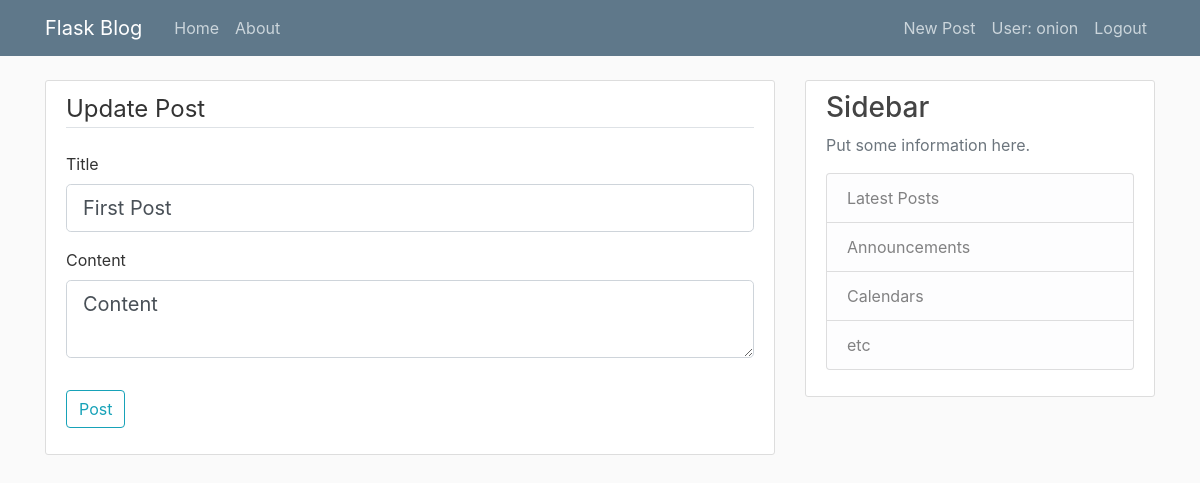
Screenshot of /post/1/update (signed in) with the database file from the repository.
### flaskblog/models.py (models this page shows, shortened)
class User(db.Model, UserMixin):      #Inherit from model and usermixin classes
	id = db.Column(db.Integer, primary_key=True)  #make id column
	username = db.Column(db.String(20), unique=True, nullable=False)
	email = db.Column(db.String(120), unique=True, nullable=False)
	image_file = db.Column(db.String(20), nullable=False, default='default.jpg')  #profile pic
	password = db.Column(db.String(60), nullable=False)
	posts = db.relationship('Post', backref='author', lazy=True) #def many one relation for user

class Post(db.Model):                  #Table for Posts
	id = db.Column(db.Integer, primary_key=True)
	title = db.Column(db.String(100), nullable=False)
	date_posted = db.Column(db.DateTime, nullable=False, default=datetime.utcnow)
	content = db.Column(db.Text, nullable=False)
	user_id = db.Column(db.Integer, db.ForeignKey('user.id'), nullable=False) #reference tablename 'user'

### flaskblog/posts/routes.py (the view)
@posts.route('/post/<post_id>/update', methods=['POST', 'GET'])
@login_required
def update_post(post_id):
	post = Post.query.get_or_404(post_id)
	if post.author != current_user:
		abort(403)                          #403 is forbidden route
	form = PostForm()
	if form.validate_on_submit():
		post.title = form.title.data
		post.content = form.content.data
		db.session.commit()
		flash('Post updated!', 'success')
		return redirect(url_for('posts.post', post_id=post.id))
	elif request.method == 'GET':#On openeing page, automatically fill form using existing post data
		form.title.data = post.title
		form.content.data = post.content
	return render_template('create_or_update_post.html', title='Update Post',
							 form=form, legend='Update Post')

### flaskblog/posts/forms.py
class PostForm(FlaskForm):
	title = StringField('Title', validators=[DataRequired()])
	content = TextAreaField('Content', validators=[DataRequired()])
	submit = SubmitField('Post')

### flaskblog/models.py (called while the page is built)
@login_manager.user_loader   #declare as decorator
def load_user(user_id):      #for login_manager extension
	return User.query.get(int(user_id))

### flaskblog/templates/create_or_update_post.html (shortened to what this page needs)
{% extends 'base.html' %}
{% block content %}
	<div class = 	'content-section'>
		<form method='POST' action=''>
			<fieldset class='form-group'>
				<legend class='border-bottom mb-4'> {{ legend }} </legend>
				<div class='form-group'>
					{{ form.title.label(class='form-control-label') }}
					{% if form.title.errors %}
						{{ form.title(class='form-control form-control-lg is-invalid') }}
						<div class='invalid-feedback'>
							{% for error in form.title.errors %}
								<p> {{ error }} </p>
							{% endfor %}
						</div>
					{% else %}
						{{ form.title(class='form-control form-control-lg') }}
					{% endif %}
				</div>
				<div class='form-group'>
					{{ form.content.label(class='form-control-label') }}
					{% if form.content.errors %}
						{{ form.content(class='form-control form-control-lg is-invalid') }}
						<div class='invalid-feedback'>
							{% for error in form.content.errors %}
								<p> {{ error }} </p>
							{% endfor %}
						</div>
					{% else %}
						{{ form.content(class='form-control form-control-lg') }}
					{% endif %}
				</div>
			</fieldset>
			<div class='form-group'>
				{{ form.submit(class='btn btn-outline-info')}}
			</div>
		</form>
	</div>
{% endblock %}

### flaskblog/templates/navbar.html (shortened to what this page needs)
<header class="site-header">
  <nav class="navbar navbar-expand-md navbar-dark bg-steel fixed-top">
    <div class="container">
      <a class="navbar-brand mr-4" href="/">Flask Blog</a>
      <div class="collapse navbar-collapse" id="navbarToggle">
        <div class="navbar-nav mr-auto">
          <a class="nav-item nav-link" href="{{ url_for('main.home') }}">Home</a>
          <a class="nav-item nav-link" href="{{ url_for('main.about') }}">About</a>
        </div>
        <div class="navbar-nav">
          {% if current_user.is_authenticated %}
            <a class="nav_item nav-link" href="{{ url_for('posts.new_post') }}"> New Post </a>
            <a class="nav_item nav-link" href="{{ url_for('users.account') }}">
             User: {{ current_user.username }} </a>
            <a class="nav_item nav-link" href="{{ url_for('users.logout') }}">Logout</a>
          {% else %}
            <a class="nav-item nav-link" href="{{ url_for('users.login') }}">Login</a>
            <a class="nav-item nav-link" href="{{ url_for('users.register') }}">Register</a>
          {% endif %}
        </div>
      </div>
    </div>
  </nav>
</header>

### flaskblog/static/main.css (style rules this page uses)
body { background: #fafafa; color: #333333; margin-top: 5rem; }
.bg-steel { background-color: #5f788a; }
.site-header .navbar-nav .nav-link { color: #cbd5db; }
.content-section { background: #ffffff; padding: 10px 20px; border: 1px solid #dddddd; border-radius: 3px; margin-bottom: 20px; }

### rows the page displays
User: username "onion"
Post: title "First Post", content.label "Content", content "Content"

### other values shown
{{ legend }} "Update Post"
